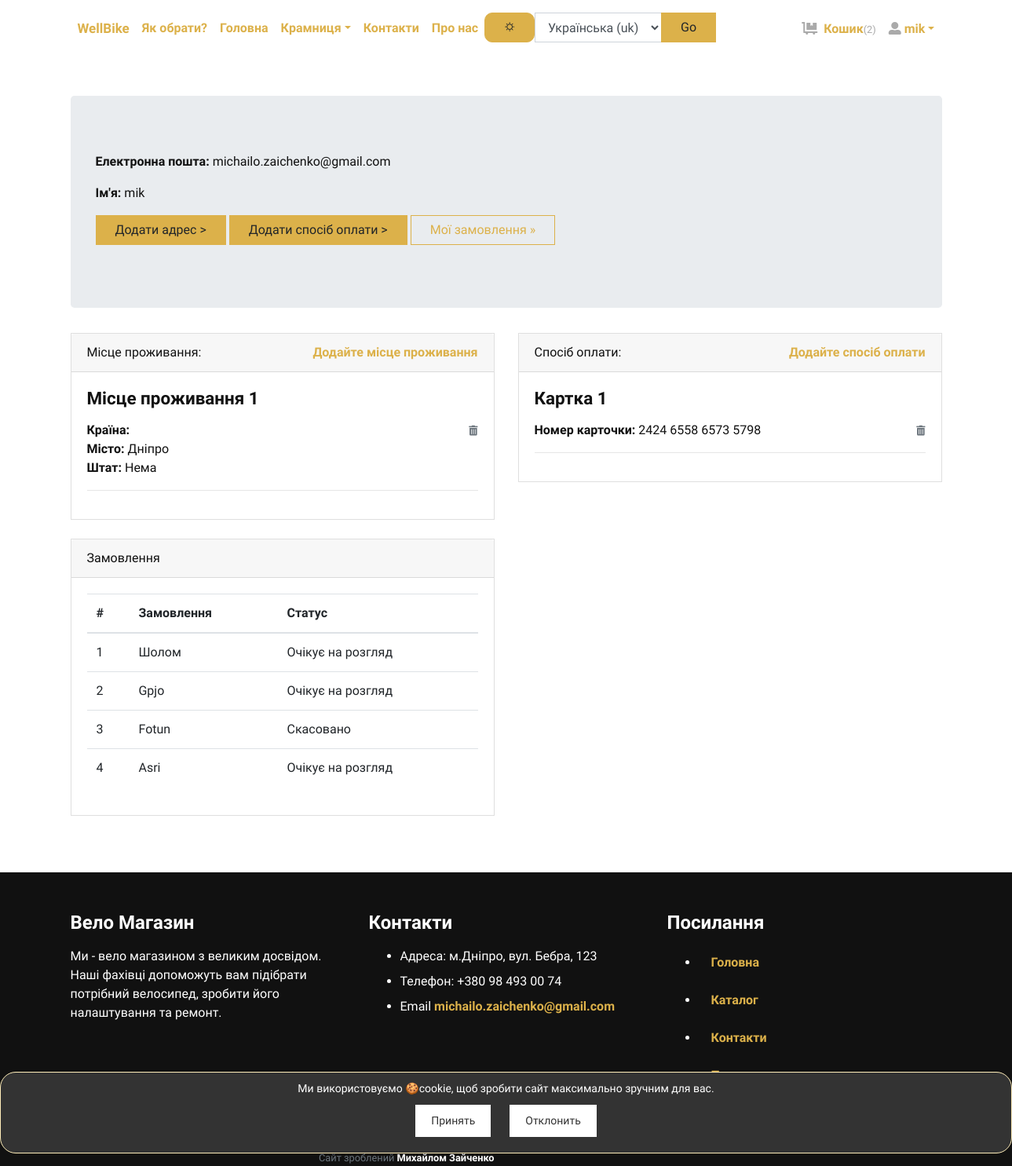
The page /accounts/profile/ (signed in) on the database its author committed.
### store/models.py (models this page shows, shortened)
class Address(models.Model):
    user = models.ForeignKey(User, verbose_name="User", on_delete=models.CASCADE)
    locality = models.CharField(max_length=150, verbose_name="Nearest Location")
    city = models.CharField(max_length=150, verbose_name="City")
    state = models.CharField(max_length=150, verbose_name="State")

class PayingWay(models.Model):
    user = models.ForeignKey(User, verbose_name="User", on_delete=models.CASCADE)
    card_number = models.CharField(max_length=20, verbose_name='card_number')
    CVV = models.CharField(max_length=3,  verbose_name='CVV')

class Order(models.Model):
    user = models.ForeignKey(User, verbose_name="User", on_delete=models.CASCADE)
    address = models.ForeignKey(Address, verbose_name="Shipping Address", on_delete=models.CASCADE)
    paying_way = models.ForeignKey(PayingWay, verbose_name="Paying Way", on_delete=models.CASCADE, blank=True,
                                   null=True)
    product = models.ForeignKey(Product, verbose_name="Product", on_delete=models.CASCADE)
    quantity = models.PositiveIntegerField(verbose_name="Quantity")
    ordered_date = models.DateTimeField(auto_now_add=True, verbose_name="Ordered Date")
    status = models.CharField(
        choices=STATUS_CHOICES,
        max_length=50,
        default="Очікує на розгляд"
        )

class Product(models.Model):
    title = models.CharField(max_length=150, verbose_name="Product Title")
    slug = models.SlugField(max_length=160, verbose_name="Product Slug")
    sku = models.CharField(max_length=255, unique=True, verbose_name="Unique Product ID (SKU)")
    short_description = models.TextField(verbose_name="Short Description")
    detail_description = models.TextField(blank=True, null=True, verbose_name="Detail Description")
    product_image = models.ImageField(upload_to='product', blank=True, null=True, verbose_name="Product Image")
    price = models.DecimalField(max_digits=8, decimal_places=2)
    category = models.ForeignKey(Category, verbose_name="Product Categoy", on_delete=models.CASCADE)
    is_active = models.BooleanField(verbose_name="Is Active?")
    is_featured = models.BooleanField(verbose_name="Is Featured?")
    created_at = models.DateTimeField(auto_now_add=True, verbose_name="Created Date")
    updated_at = models.DateTimeField(auto_now=True, verbose_name="Updated Date")
    class Meta:
        verbose_name_plural = 'Products'
        ordering = ('-created_at', )

### store/views.py (the view)
# urls.py: path('accounts/profile/', views.profile, name="profile"),
@login_required
def profile(request):
    addresses = Address.objects.filter(user=request.user)
    paying_ways = PayingWay.objects.filter(user=request.user)
    orders = Order.objects.filter(user=request.user)
    your_account = request.user
    return render(request, 'account/profile.html', {'addresses': addresses, 'orders': orders, 'your_account':
        your_account, 'paying_ways': paying_ways})

### store/context_preprocessors.py (called while the page is built)
def store_menu(request):
    categories = Category.objects.filter(is_active=True)
    context = {
        'categories_menu': categories,
    }
    return context

def cart_menu(request):
    if request.user.is_authenticated:
        cart_items= Cart.objects.filter(user=request.user)
        context = {
            'cart_items': cart_items,
        }
    else:
        context = {}
    return context

### store/templates/account/profile.html (shortened to what this page needs)
{% extends 'base.html' %}
{% load static %}
{% block content %}
    <div class="container py-5">
        <div class="jumbotron">
            <p><strong>Електронна пошта:</strong> {{ request.user.email }}</p>
            <p><strong>Ім'я:</strong> {{ request.user.username }}</p>
            <p><a class="btn btn-primary btn-large" href="{% url 'store:add-address' %}">Додати адрес ></a>
                <a class="btn btn-primary btn-large" href="{% url 'store:add-paying-way' %}">Додати спосіб оплати ></a>
                <a class="btn btn-outline-primary btn-large" href="{% url 'store:orders' %}">Мої замовлення »</a></p>
        </div>
        <div class="row">
            <div class="col-lg-6">
                <div class="card mb-4" id="headings">
                    <div class="card-header">Місце проживання: <span class="float-right"><a
                            href="{% url 'store:add-address' %}">Додайте місце проживання</a></span></div>
                    <div class="card-body">
                        {% if addresses %}
                            {% for address in addresses %}
                                <h4 class="mb-3">Місце проживання {{ forloop.counter }}</h4>
                                <span class="float-right"><a href="{% url 'store:remove-address' address.id %}"><i
                                        class="fas fa-trash-alt small text-muted"></i></a></span>
                                <p>
                                    <strong>Країна: </strong>{{ address.country }} <br>
                                    <strong>Місто: </strong>{{ address.city }} <br>
                                    <strong>Штат: </strong>{{ address.state }} <br>
                                </p>
                                <hr>
                            {% endfor %}
                        {% else %}
                            <div class="text-danger">
                                Місце проживання не додано(
                            </div>
                        {% endif %}
                    </div>
                </div>
            </div>
            <div class="col-lg-6">
                <div class="card mb-4" id="headings">
                    <div class="card-header">Спосіб оплати: <span class="float-right"><a
                            href="{% url 'store:add-paying-way' %}">Додайте спосіб оплати</a></span></div>
                    <div class="card-body">
                        {% if paying_ways %}
                            {% for paying_way in paying_ways %}
                                <h4 class="mb-3">Картка {{ forloop.counter }}</h4>
                                <span class="float-right"><a href="{% url 'store:remove-payingway' paying_way.id %}"><i
                                        class="fas fa-trash-alt small text-muted"></i></a></span>
                                <p>
                                    <strong>Номер карточки: </strong>{{ paying_way.card_number }} <br>
                                </p>
                                <hr>
                            {% endfor %}
                        {% else %}
                            <div class="text-danger">
                                Cпосіб оплати не додано(
                            </div>
                        {% endif %}
                    </div>
                </div>
            </div>
            <div class="col-lg-6">
                <div class="card mb-4" id="tables">
                    <div class="card-header">Замовлення</div>
                    <div class="card-body">
                        <table class="table table-hover">
                            <thead>
                            <tr>
                                <th>#</th>
                                <th>Замовлення</th>
                                <th>Статус</th>
                            </tr>
                            </thead>
                            <tbody>
                            {% if orders %}
                                {% for order in orders %}
                                    <tr>
                                        <td>{{ forloop.counter }}</td>
                                        <td>{{ order.product.title }}</td>
                                        <td>
                                            {{ order.status }}
                                        </td>
                                    </tr>
                                {% endfor %}
                            {% else %}
                                <tr>
                                    <td class="text-danger" colspan="3">Ви ще нічого не замовляли.</td>
                                </tr>
                            {% endif %}
                            </tbody>
                        </table>
                    </div>
                </div>
            </div>
        </div>
    </div>
{% endblock content %}

### store/templates/navbar.html (shortened to what this page needs)
{% load static %}
{% load i18n %}
{% block head %}
    <link href="{% static 'css/header.css' %}" rel="stylesheet" type="text/css">
    <link href="{% static 'css/button_back_col.css' %}" rel="stylesheet" type="text/css">
{% endblock %}
<header>
    <div class="container px-0 px-lg-3">
        <nav class="navbar navbar-expand-lg py-3 px-lg-0">
            <div class="collapse navbar-collapse" id="navbarSupportedContent">
                <ul class="navbar-nav mr-auto">
                    <li class="nav-item">
                        <a class="nav-link active" href="{% url 'store:home' %}"><span
                                class="custom-text">WellBike</span></a>
                    </li>
                    <li class="nav-item">
                        <a class="nav-link" href="{% url 'store:main' %}">{% trans 'Як обрати?' %}</a>
                    </li>
                    <li class="nav-item">
                        <a class="nav-link" href="{% url 'store:home' %}">{% trans 'Головна' %}</a>
                    </li>
                    <li class="nav-item dropdown"><a class="nav-link dropdown-toggle" id="pagesDropdown" href="#"
                                                     data-toggle="dropdown" aria-haspopup="true"
                                                     aria-expanded="false">{% trans 'Крамниця' %}</a>
                    </li>
                    <li class="nav-item">
                        <a class="nav-link" href="{% url 'store:contacts' %}">{% trans "Контакти" %}</a>
                    </li>
                    <li class="nav-item">
                        <a class="nav-link" href="{% url 'store:about' %}"> {% trans "Про нас" %}</a>
                    </li>
                    <li>
                        <div id="toggle-theme" class="btn btn-primary">🌣</div>
                    </li>
                    <li>
                        {% load i18n %}
                        <form action="{% url 'set_language' %}" method="post" class="form-inline">
                            <div class="input-group">
                                <select name="language" class="form-control">
                                    {% get_current_language as LANGUAGE_CODE %}
                                    {% get_available_languages as LANGUAGES %}
                                    {% get_language_info_list for LANGUAGES as languages %}
                                    {% for language in languages %}
                                        <option value="{{ language.code }}"{% if language.code == LANGUAGE_CODE %}
                                                selected{% endif %}>
                                            {{ language.name_local }} ({{ language.code }})
                                        </option>
                                    {% endfor %}
                                </select>
                                <div class="input-group-append">
                                    <button type="submit" class="btn btn-primary">Go</button>
                                </div>
                            </div>
                        </form>
                    </li>
                </ul>
                <ul class="navbar-nav ml-auto">
                    {% if request.user.is_authenticated %}
                        <li class="nav-item"><a class="nav-link" href="{% url 'store:cart' %}"> <i
                                class="fas fa-dolly-flatbed mr-1 text-gray"></i> {% trans 'Кошик' %}<small
                                class="text-gray">({{ cart_items.count }})</small></a></li>
                        <li class="nav-item dropdown"><a class="nav-link dropdown-toggle" id="pagesDropdown" href="#"
                                                         data-toggle="dropdown" aria-haspopup="true"
                                                         aria-expanded="false"><i class="fas fa-user-alt mr-1
                                                   text-gray"></i>{{ your_account }}</a></a>
                        </li>
                    {% else %}
                        <li class="nav-item"><a class="nav-link" href="{% url 'store:login' %}">{% trans 'Увійти' %}</a></li>
                        <li class="nav-item"><a class="nav-link" href="{% url 'store:register' %}">{% trans 'Створити акаунт' %}</a>
                        </li>
                    {% endif %}
                </ul>
            </div>
        </nav>
    </div>
</header>

### static/css/style.gold.css (style rules this page uses)
.text-gray { color: #aaa !important; }
strong { font-weight: 700; }
.navbar { position: relative; }
.navbar { padding: 0.5rem 1rem; }
.btn { font-weight: 400; border: 1px solid transparent; font-family: inherit; padding: 0.375rem 1.5rem; font-size: 1rem; line-height: 1.5; border-radius: 0; transition: color 0.15s ease-in-out, background-color 0.15s ease-in-out, border-color 0.15s ease-in-out, box-shadow 0.15s ease-in-out; }
.btn-primary { color: #212529; background-color: #dcb14a; border-color: #dcb14a; }
.btn-outline-primary { color: #dcb14a; background-color: transparent; background-image: none; border-color: #dcb14a; }
body { font-family: "Libre Franklin", sans-serif; font-size: 1rem; font-weight: 400; line-height: 1.5; color: #111111; background-color: #fff; }
a { color: #dcb14a; text-decoration: none; }
h1, h2, h3, h4, h5, h6, .h1, .h2, .h3, .h4, .h5, .h6 { margin-bottom: 0.5rem; font-family: inherit; font-weight: 900; line-height: 1.2; color: inherit; }
h4, .h4 { font-size: 1.4rem; }
hr { border-top: 1px solid rgba(17, 17, 17, 0.1); }
small, .small { font-size: 80%; font-weight: 400; }
.form-control { padding: 0.375rem 0.75rem; font-size: 1rem; line-height: 1.5; color: #495057; background-color: #fff; border: 1px solid #ced4da; border-radius: 0; transition: border-color 0.15s ease-in-out, box-shadow 0.15s ease-in-out; }
.form-control::placeholder { color: #adb5bd; font-size: 0.85rem; font-weight: 400; }
select.form-control:not([size]):not([multiple]) { height: calc(2.25rem + 2px); }
.nav-link { padding: 0.5rem 1rem; }
.card { border-radius: 0; }
.card-body { padding: 1.25rem; }
.card-header { padding: 0.75rem 1.25rem; background-color: rgba(17, 17, 17, 0.03); border-bottom: 1px solid rgba(17, 17, 17, 0.125); }
.card-header:first-child { border-radius: calc(0 - 1px) calc(0 - 1px) 0 0; }

### static/css/header.css (style rules this page uses)
.custom-text { font-size: 17px; }
a { font-weight: bolder; }
#toggle-theme { border-radius: 10px; }

### rows shown on the page
Address: city "Дніпро", state "Нема"
PayingWay: card_number "2424 6558 6573 5798"
Order: product "Шолом", status "Очікує на розгляд"
Order: product "Gpjo", status "Очікує на розгляд"
Order: product "Fotun", status "Скасовано"
Order: product "Asri", status "Очікує на розгляд"

### other values the page prints
{{ cart_items.count }} "2"
{{ your_account }} "mik"
{{ request.user.email }} "michailo.zaichenko@gmail.com"
{{ request.user.username }} "mik"
form field language "Українська (uk)"
